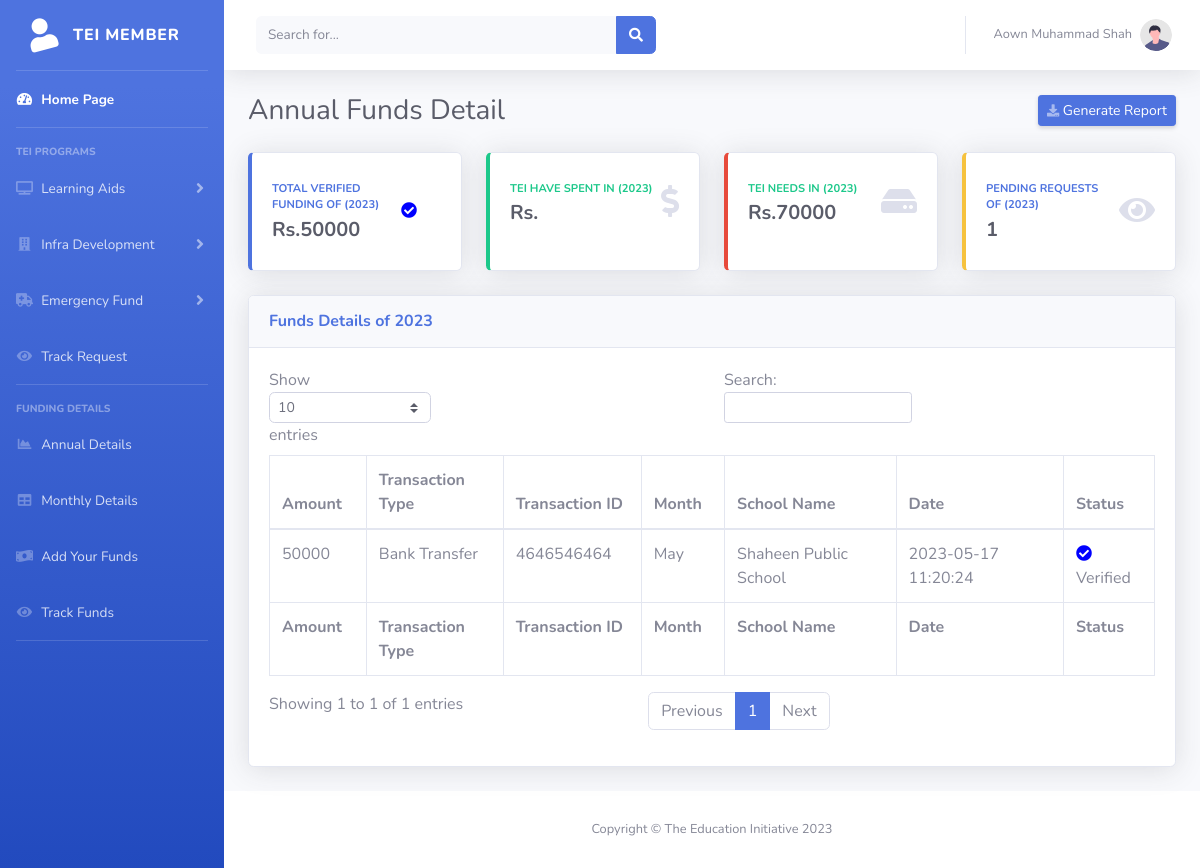
Page /annual-fund.php (signed in) on the committed database.
### tables this page shows
CREATE TABLE `schools` (
  `id` int(11) NOT NULL,
  `name` varchar(100) NOT NULL,
  `fname` varchar(100) NOT NULL,
  `cnic` text NOT NULL,
  `contact` text NOT NULL,
  `email` varchar(100) NOT NULL,
  `qual` varchar(15) NOT NULL,
  `address` varchar(255) NOT NULL,
  `sname` varchar(100) NOT NULL,
  `dist` varchar(15) NOT NULL,
  `prog` varchar(7) NOT NULL,
  `strg` text NOT NULL,
  `buld` varchar(13) NOT NULL,
  `qatr` varchar(7) NOT NULL,
  `password` text NOT NULL,
  `status` varchar(9) NOT NULL
);

CREATE TABLE `funds` (
  `id` int(11) NOT NULL,
  `scid` int(11) NOT NULL,
  `amount` int(11) NOT NULL,
  `ttype` varchar(13) NOT NULL,
  `tid` varchar(12) NOT NULL,
  `month` varchar(3) NOT NULL,
  `year` int(4) NOT NULL,
  `date` datetime NOT NULL DEFAULT current_timestamp(),
  `status` varchar(20) NOT NULL
);

### annual-fund.php (the view, shortened to what this page needs)
<?php
include"header.php";
include("php/checklogin.php");
 ?>
                <div class="container-fluid">
                    <div class="d-sm-flex align-items-center justify-content-between mb-4">
                        <h1 class="h3 mb-0 text-gray-800">Annual Funds Detail</h1>
                        <a href="#" class="d-none d-sm-inline-block btn btn-sm btn-primary shadow-sm"><i
                                class="fas fa-download fa-sm text-white-50"></i> Generate Report</a>
                    </div>
                    <div class="row">
                        <div class="col-xl-3 col-md-6 mb-4">
                            <div class="card border-left-primary shadow h-100 py-2">
                                <div class="card-body">
                                    <div class="row no-gutters align-items-center">
                                        <div class="col mr-2">
                                            <div class="text-xs font-weight-bold text-primary text-uppercase mb-1">
                                                Total Verified Funding of (<?php
echo "$year";
?>)</div>
                                            <div class="h5 mb-0 font-weight-bold text-gray-800"><?php $sql = "SELECT SUM( amount) FROM funds where year='$year' and status='Verified' ";
        $amountsum = mysqli_query($conn, $sql) or die(mysqli_error($sql));
        $row_amountsum = mysqli_fetch_assoc($amountsum);
        echo 'Rs.' .$row_amountsum['SUM( amount)'];?></div>
                                        </div>
                                        <div class="col-auto">
                                            <i class="fas fa-check-circle mr-4" style="color: blue;"></i>
                                        </div>
                                    </div>
                                </div>
                            </div>
                        </div>
                        <div class="col-xl-3 col-md-6 mb-4">
                            <div class="card border-left-success shadow h-100 py-2">
                                <div class="card-body">
                                    <div class="row no-gutters align-items-center">
                                        <div class="col mr-2">
                                            <div class="text-xs font-weight-bold text-success text-uppercase mb-1">
                                                TEI have spent in (<?php
echo "$year";
?>)</div>
                                            <div class="h5 mb-0 font-weight-bold text-gray-800"><?php $sql = "SELECT SUM( approved_amount) FROM request where year='$year' and status='Completed'";
        $amountsum = mysqli_query($conn, $sql) or die(mysqli_error($sql));
        $row_amountsum = mysqli_fetch_assoc($amountsum);
        echo 'Rs.' .$row_amountsum['SUM( approved_amount)'];?></div>
                                        </div>
                                        <div class="col-auto">
                                            <i class="fas fa-dollar-sign fa-2x text-gray-300"></i>
                                        </div>
                                    </div>
                                </div>
                            </div>
                        </div>
                        <div class="col-xl-3 col-md-6 mb-4">
                            <div class="card border-left-danger shadow h-100 py-2">
                                <div class="card-body">
                                    <div class="row no-gutters align-items-center">
                                        <div class="col mr-2">
                                            <div class="text-xs font-weight-bold text-success text-uppercase mb-1">
                                                TEI Needs in (<?php
echo "$year";
?>)</div>
                                            <div class="h5 mb-0 font-weight-bold text-gray-800"><?php $sql = "SELECT SUM( expected_amount) FROM request where year=$year and status='Pending'";
        $amountsum = mysqli_query($conn, $sql) or die(mysqli_error($sql));
        $row_amountsum = mysqli_fetch_assoc($amountsum);
        echo 'Rs.' .$row_amountsum['SUM( expected_amount)'];?></div>
                                        </div>
                                        <div class="col-auto">
                                            <i class="fas fa-hdd fa-2x text-gray-300"></i>
                                        </div>
                                    </div>
                                </div>
                            </div>
                        </div>
                         <div class="col-xl-3 col-md-6 mb-4">
                            <div class="card border-left-warning shadow h-100 py-2">
                                <div class="card-body">
                                    <div class="row no-gutters align-items-center">
                                        <div class="col mr-2">
                                            <div class="text-xs font-weight-bold text-primary text-uppercase mb-1">
                                                Pending Requests of (<?php
echo "$year";
?>)</div>
                                            <div class="h5 mb-0 font-weight-bold text-gray-800">  <?php $sql = "SELECT * FROM request WHERE status = 'Pending'";
    $query = $conn->query($sql);
    echo "$query->num_rows";?> </div>
                                        </div>
                                        <div class="col-auto">
                                            <i class="fas fa-eye fa-2x text-gray-300"></i>
                                        </div>
                                    </div>
                                </div>
                            </div>
                        </div>
                    </div>
                    <div class="card shadow mb-4">
                        <div class="card-header py-3">
                            <h6 class="m-0 font-weight-bold text-primary">Funds Details of <?php echo $year;?></h6>
                        </div>
                        <div class="card-body">
                            <div class="table-responsive">
                                <table class="table table-bordered" id="dataTable" width="100%" cellspacing="0">
                                    <thead>
                                        <tr>
                                            <th>Amount</th>
                                            <th>Transaction Type</th>
                                            <th>Transaction ID</th>
                                            <th>Month</th>
                                            <th>School Name</th>
                                            <th>Date</th>
                                            <th>Status</th>
                                        </tr>
                                    </thead>
                                    <tfoot>
                                        <tr>
                                           <th>Amount</th>
                                            <th>Transaction Type</th>
                                            <th>Transaction ID</th>
                                            <th>Month</th>
                                            <th>School Name</th>
                                            <th>Date</th>
                                            <th>Status</th>
                                        </tr>
                                    </tfoot>
                                    <tbody>
                                    <?php
                              $sql = "SELECT f.amount, f.ttype, f.tid, f.month, f.date, f.status, s.sname
        FROM funds f
        INNER JOIN schools s ON f.scid = s.id";
$result = mysqli_query($conn, $sql);
if (mysqli_num_rows($result) > 0) {
    while($row = mysqli_fetch_assoc($result)) {
        echo "<tr>";
        echo "<td>".$row["amount"]."</td>";
        echo "<td>".$row["ttype"]."</td>";
        echo "<td>".$row["tid"]."</td>";
        echo "<td>".$row["month"]."</td>";
		echo "<td>".$row["sname"]."</td>";
    	echo "<td>".$row["date"]."</td>";
         if ($row["status"] == "Verified") {
            echo '<td><i class="fas fa-check-circle mr-2" style="color: blue;"></i>'.$row["status"].'</td>';
        } else {
            echo '<td><i class="fas fa-exclamation-triangle" style="color: orange;"></i>'.$row["status"].'</td>';
        }
        echo "</tr>";
    }
    echo "</table>";
}
?>
                            </div>
                        </div>
                    </div>
                </div>
            </div>
<?php include"footer.php"; ?>

### header.php (shortened to what this page needs)
<?php
include("php/checklogin.php");
$year=date("Y");
$user_id = $_SESSION['rainbow_uid'];
$sql = "SELECT * FROM schools where id=$user_id";
$result = mysqli_query($conn, $sql);
while ($row = mysqli_fetch_assoc($result)) {
$name = $row["name"];
}
?>
<!DOCTYPE html>
<html lang="en">
<head>
    <link href="vendor/fontawesome-free/css/all.min.css" rel="stylesheet" type="text/css">
    <link href="css/sb-admin-2.min.css" rel="stylesheet">
</head>
<body id="page-top">
    <div id="wrapper">
        <ul class="navbar-nav bg-gradient-primary sidebar sidebar-dark accordion" id="accordionSidebar">
            <a class="sidebar-brand d-flex align-items-center justify-content-center" href="index.html">
                <div class="sidebar-brand-icon rotate-n-15">
                    <i class="fas fa-user"></i>
                </div>
                <div class="sidebar-brand-text mx-3">TEI Member</div>
            </a>
            <hr class="sidebar-divider my-0">
            <li class="nav-item active">
                <a class="nav-link" href="index.php">
                    <i class="fas fa-fw fa-tachometer-alt"></i>
                    <span>Home Page</span></a>
            </li>
            <hr class="sidebar-divider">
            <div class="sidebar-heading">
                TEI Programs
            </div>
            <li class="nav-item">
                <a class="nav-link collapsed" href="#" data-toggle="collapse" data-target="#collapseOne"
                    aria-expanded="true" aria-controls="collapseTwo">
                    <i class="fas fa-fw fa-tv"></i>
                    <span>Learning Aids</span>
                </a>
            </li>
    <li class="nav-item">
                <a class="nav-link collapsed" href="#" data-toggle="collapse" data-target="#collapseTwo"
                    aria-expanded="true" aria-controls="collapseTwo">
                    <i class="fas fa-fw fa-building"></i>
                    <span>Infra Development</span>
                </a>
            </li>
                <li class="nav-item">
                <a class="nav-link collapsed" href="#" data-toggle="collapse" data-target="#collapseThree"
                    aria-expanded="true" aria-controls="collapseTwo">
                    <i class="fas fa-fw fa-ambulance"></i>
                    <span>Emergency Fund</span>
                </a>
              <li class="nav-item">
                <a class="nav-link" href="tracking.php">
                    <i class="fas fa-fw fa-eye"></i>
                    <span>Track Request</span></a>
            </li>
            </li>
            <hr class="sidebar-divider">
            <div class="sidebar-heading">
                Funding Details
            </div>
            <li class="nav-item">
                <a class="nav-link" href="annual-fund.php">
                    <i class="fas fa-fw fa-chart-area"></i>
                    <span>Annual Details</span></a>
            </li>
            <li class="nav-item">
                <a class="nav-link" href="monthly-fund.php">
                    <i class="fas fa-fw fa-table"></i>
                    <span>Monthly Details</span></a>
            </li>
          <li class="nav-item">
                <a class="nav-link" href="add-funds.php">
                    <i class="fas fa-fw fa-money-bill-wave"></i>
                    <span>Add Your Funds</span></a>
            </li>
            <li class="nav-item">
                <a class="nav-link" href="track-funds.php">
                    <i class="fas fa-fw fa-eye"></i>
                    <span>Track Funds</span></a>
            </li>
                        <hr class="sidebar-divider">
        </ul>
        <div id="content-wrapper" class="d-flex flex-column">
            <div id="content">
                <nav class="navbar navbar-expand navbar-light bg-white topbar mb-4 static-top shadow">
                    <form
                        class="d-none d-sm-inline-block form-inline mr-auto ml-md-3 my-2 my-md-0 mw-100 navbar-search">
                        <div class="input-group">
                            <input type="text" class="form-control bg-light border-0 small" placeholder="Search for..."
                                aria-label="Search" aria-describedby="basic-addon2">
                            <div class="input-group-append">
                                <button class="btn btn-primary" type="button">
                                    <i class="fas fa-search fa-sm"></i>
                                </button>
                            </div>
                        </div>
                    </form>
                    <ul class="navbar-nav ml-auto">
                        <li class="nav-item dropdown no-arrow">
                            <a class="nav-link dropdown-toggle" href="#" id="userDropdown" role="button"
                                data-toggle="dropdown" aria-haspopup="true" aria-expanded="false">
                                <span class="mr-2 d-none d-lg-inline text-gray-600 small"><?php echo $name;?></span>
                                <img class="img-profile rounded-circle"
                                    src="img/undraw_profile.svg">
                            </a>
                        </li>
                    </ul>
                </nav>

### rows in the picture
schools: name "Aown Muhammad Shah"
funds: amount "50000", ttype "Bank Transfer", tid "4646546464", month "May", schools.sname "Shaheen Public School", date "2023-05-17 11:20:24", status "Verified"

### other values in the picture
$year "2023"
$row_amountsum['SUM( amount)'] "50000"
$row_amountsum['SUM( expected_amount)'] "70000"
$query->num_rows "1"
